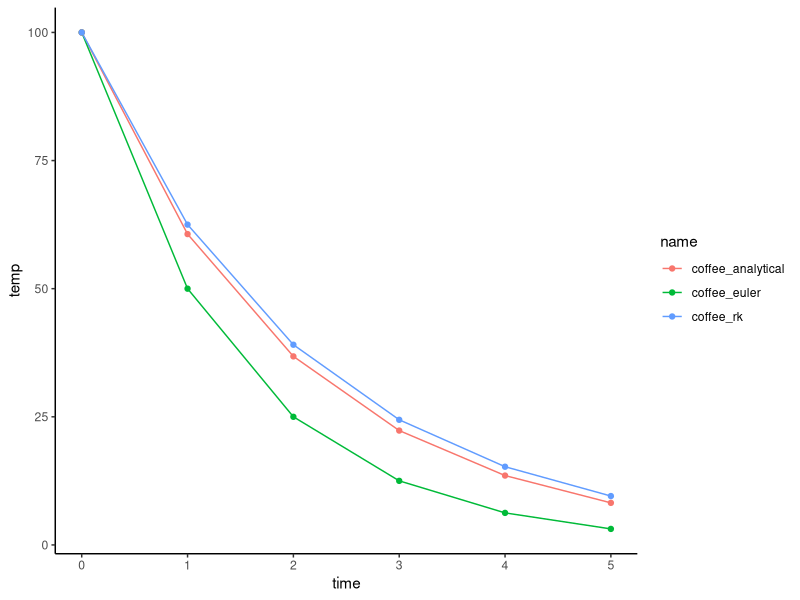

R code for this plot:
#demonstrate then have students play with 
#duration and timesteps to see when and how much 
#rk is better than euler

#numerical methods: approximate (simulation, iterative calculations)
#analytical methods: exact (solve a math problem)

#dT/dt = -aT
#The change in temperature per chunk of time
# equals our proportionality constant times 
# the starting temperature (a is in mins)

#dT/(1) = -0.5 * 100
# dT = -50

#so T = 50C after one minute

#dT/(1) = -0.5 * (50)
#dT = -25

#so T = 25C after two minutes

#Analytical solution:
# T(t) = T_init * exp(-a * t)
# T(t) = T_init * e ^ (-a * t)
# The temperature at any time (t) equals
# the initial tempurature * exp(-constant * t)

# so: The temperature at 2 minutes is found by
# T(2) = 100 * exp(-0.5 * 2)
# T at 2 minutes = 36.79

#Numerical = 25
#Analytical = 36.79

#Why are these so far apart? How could we make them agree more?

library(tidyverse)
theme_set(theme_classic())

T_init <- 100 #degrees celsius
a <- 0.5      #constant of proportionality that reflects 
              #the temperature difference between the coffee and the ambient air
duration <- 5 #in minutes (do this for longer to discuss prediction beyond limits)
timestep <- 1 #minutes

#create empty vectors to fill in model
coffee_euler <- rep(NA, duration/timestep)
coffee_euler[1] <- T_init
coffee_rk <- coffee_euler

for(x in 2:(length(coffee_euler)+1)){
  #euler's method
  cooling <- -(a * timestep) * coffee_euler[x - 1]
  
  coffee_euler[x] <- coffee_euler[x - 1] + cooling
  
  #runge_kutta... first one overestimates, so the next step 
  #will underestimate. Taking the avg gives better approximation
  cooling <- -(a * timestep) * coffee_rk[x - 1]
  
  coffee_rk[x] <- coffee_rk[x - 1] + cooling
  
  cooling2 <- -(a * timestep) * coffee_rk[x]
  
  avgcooling <- (cooling + cooling2) / 2
  
  coffee_rk[x] <- coffee_rk[x - 1] + avgcooling
}

#create times for plotting and for analytical solution
time <- seq(0, duration, timestep)

#analytical solution
coffee_analytical <- T_init * exp(-a * time)

#prep output
output <- as_tibble(cbind(time, coffee_euler, coffee_analytical, coffee_rk))
output_long <- pivot_longer(output, -time, values_to = "temp")

#plot
ggplot(data = output_long, aes(x = time, y = temp, color = name))+
  geom_line()+
  geom_point()
